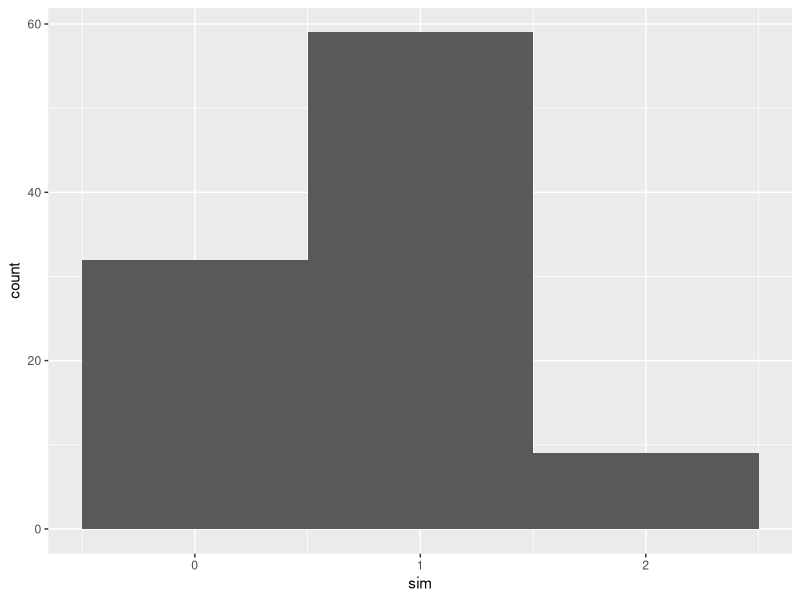

Source code (R):
library(tidyverse)
library(ggplot2)

#1.4 & 1.15 & 1.17

stonks <- 
  c(11.88, 7.99, 7.15, 7.13, 6.27, 6.07, 5.98, 5.91, 5.49, 5.26, 5.07, 4.94,4.81, 4.79,
    4.55, 4.43, 4.40, 4.05, 3.94, 3.93, 3.78, 3.69, 3.62, 3.48, 3.44, 3.36, 3.26, 3.20,
    3.11, 3.03, 2.99, 2.89, 2.88, 2.74, 2.74, 2.69, 2.68, 2.63, 2.62, 2.61)

#1,15 a

mstonk <- mean(stonks)

vstonk <- var(stonks)

sdstonk <- sd(stonks)

#1.15 b

kstonk <-
  function(x){
    lower <- (mstonk - x * sdstonk)
    upper <- (mstonk + x * sdstonk)
    c(upper, lower)
  }

kstonk(1)
kstonk(2)
kstonk(3)

nstonk <- 
  function(x){
    lower <- I(mstonk - x * sdstonk)
    upper <- I(mstonk + x * sdstonk)
    stonks_df <- data.frame(stonks)
    vals <- filter(stonks_df, stonks > lower, stonks < upper)
    count(vals)
  }

nstonk(1)
nstonk(2)
nstonk(3)

#1.17

range <- max(stonks) - min(stonks)
appx <- range/4
appx

#3.115

dhyper(0:2, 2, 6, 3)

#3.116

sim <- data.frame(sim = rhyper(100, 2, 6, 3)) 

sim %>%
ggplot(aes(sim)) + 
  geom_histogram(bins = 3)

#3.190

calc <- data.frame(prob = dhyper(0:2, 2, 6, 3), y = 0:2)
calc_mean <- sum(calc$prob * calc$y)
calc_mean

exp_mean <- mean(sim$sim)
exp_mean

#3.191

p <- .25
calc_var <- 3*p*(1-p)*(5/7)
#the above are formulas from the dhyper documentation
calc_var

exp_var <- var(sim$sim)
exp_var

#4.18
